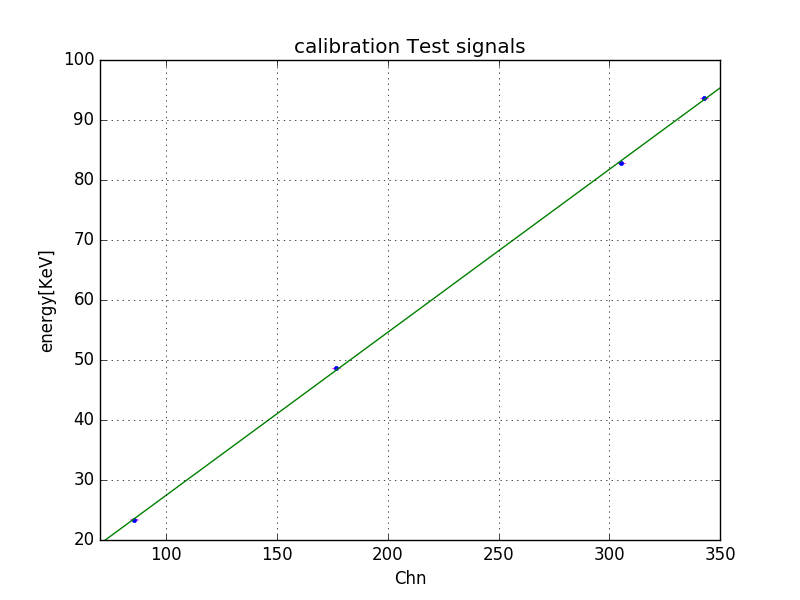

Generate this figure with Python:

import numpy as np
import scipy
import matplotlib.pyplot as plt
import pylab
from scipy.optimize import curve_fit
from scipy import stats


##CALIBRAZIONE SEGNALI TEST

tension=np.array([1.04,2.16,3.68,4.16]) #in mv
print('le tensioni sono')
print(tension)
gain=np.array([43,38,33.5,32.5]) #in db
chn=[]
sigma=[]
photopeaks=[]


import glob
import numpy as np
import scipy
import matplotlib.pyplot as plt
import pylab
from scipy.optimize import curve_fit
from scipy import stats

xmedio=[]
sigma=[]
photopeaks=[]

filenames = glob.glob('Calibratione*.txt')

for f in filenames:
    print(f)

    y = np.loadtxt(fname=f, delimiter=',',unpack=True)
    x=np.linspace(0,2048,2048) #crea il vettore del numero dei canali

    plt.figure('Visuale a %s'%f.replace('.txt','')) #plot per vedere i dati
    plt.plot(x, y, color='blue',marker = 'o')
    plt.xlabel('chn')
    plt.title('Segnale test con %s'%f.replace('.txt',''))
    plt.ylabel('count')
    #plt.xlim(0,250)
    plt.grid(True)
    plt.show()
    data=y
    a=74
    b=360
    mean=200
    data[0:a]=-1
    data[b:2048]=-1
    x[0:a]=-1
    x[b:2048]=-1
    x=x[x>=0]
    data=data[data>=0]
    for i in range(len(data)):
        if data[i] == 0:

            x[i]=0

    data=data[data>0]
    x=x[x>0]

    photopeakcount=np.sum(data[data>=0])


    x1=np.linspace(0,2048,2048)
    ds=np.sqrt(data)



    n = len(x)  #serve per i gradi di libertà


    def gaus(x,a,x0,sig):#funzione gaussiana per il fit
        return a*np.exp(-(x-x0)**2/(2*sig**2))

    popt,pcov = curve_fit(gaus,x,data,p0=[100,mean,30]) #trova i parametri ottimali (popt) e la matrice di covarianza(pcov).I parametri iniziali li ho stimati ad occhio

    DOF=n-4 #gradi di libertà
    chi2_1 = sum(((gaus(x,*popt)-data)/ds)**2) #calcolo chi quadro
    da,dx0,dsig= np.sqrt(pcov.diagonal()) #dalla diagonale della matrice di covarianza trovo le     incertezze al quadrato dei parametri ottimali
    chi2_1redux=chi2_1/DOF #chi quadro normalizzato con i gradi di libertà. deve essere più piccolo di 1 ma non eccessivamente!

    a=popt[0]#popt è un vettore con i parametri ottimali
    x0=popt[1]
    sig=popt[2]

    pvalue=1 - stats.chi2.cdf(chi2_1, DOF)#pvalue, deve essere maggiore di 0.005
    #print('il fattore moltiplicativo per %s è %.3f, la media è %.2f, la sigma è %.2f' % (f.replace('.txt',''),a,x0,sig))
    #print('il chi2 per %s è=%.3f, i DOF sono=%.3f' % (f.replace('.txt',''),chi2_1, DOF))
   # print('il chi2 ridotto per %s è=%.3f '% (f.replace('.txt',''),chi2_1redux))
   # print('il pvalue per %s è=%.3f'% (f.replace('.txt',''),pvalue))
   # print('Area sotto il fotopicco per %s è : %.3f'%(f.replace('.txt',''),photopeakcount))

##plot
    pylab.figure('fit gaussiano con %s'%f.replace('.txt',''))


    pylab.errorbar( x, data, ds , fmt= '.', ecolor= 'magenta')

    pylab.xlabel('channel')
    pylab.ylabel('counts')
    #pylab.xlim(150,250)

    pylab.title('gauss fit con %s'%f.replace('.txt',''))
    pylab.plot(x1,gaus(x1,*popt), color='green', label="fit")
    pylab.grid()


    pylab.show()
    plt.savefig('Fit_Gaussiano_con_%s.png'%f.replace('.txt',''))
    #plt.close()
    chn.append(x0)
    sigma.append(sig)
    photopeaks.append(photopeakcount)



f= 'ECalibrationes416mv120v2.txt'
y=np.loadtxt(fname=f, delimiter=',',unpack=True)
x=np.linspace(0,2048,2048) #crea il vettore del numero dei canali

plt.figure('Visuale a %s'%f.replace('.txt','')) #plot per vedere i dati
plt.plot(x, y, color='blue',marker = 'o')
plt.xlabel('chn')
plt.title('Segnale test con %s'%f.replace('.txt',''))
plt.ylabel('count')
#plt.xlim(0,250)
plt.grid(True)
plt.show()
data=y
a=74
b=360
mean=350
data[0:a]=-1
data[b:2048]=-1
x[0:a]=-1
x[b:2048]=-1
x=x[x>=0]
data=data[data>=0]
for i in range(len(data)):
    if data[i] == 0:

        x[i]=0

data=data[data>0]
x=x[x>0]

photopeakcount=np.sum(data[data>=0])


x1=np.linspace(0,2048,2048)
ds=np.sqrt(data)



n = len(x)  #serve per i gradi di libertà


def gaus(x,a,x0,sig):#funzione gaussiana per il fit
    return a*np.exp(-(x-x0)**2/(2*sig**2))

popt,pcov = curve_fit(gaus,x,data,p0=[100,mean,30]) #trova i parametri ottimali (popt) e la matrice di covarianza(pcov).I parametri iniziali li ho stimati ad occhio

DOF=n-4 #gradi di libertà
chi2_1 = sum(((gaus(x,*popt)-data)/ds)**2) #calcolo chi quadro
da,dx0,dsig= np.sqrt(pcov.diagonal()) #dalla diagonale della matrice di covarianza trovo le     incertezze al quadrato dei parametri ottimali
chi2_1redux=chi2_1/DOF #chi quadro normalizzato con i gradi di libertà. deve essere più piccolo di 1 ma non eccessivamente!

a=popt[0]#popt è un vettore con i parametri ottimali
x0=popt[1]
sig=popt[2]

pvalue=1 - stats.chi2.cdf(chi2_1, DOF)#pvalue, deve essere maggiore di 0.005
#print('il fattore moltiplicativo per %s è %.3f, la media è %.2f, la sigma è %.2f' % (f.replace('.txt',''),a,x0,sig))
#print('il chi2 per %s è=%.3f, i DOF sono=%.3f' % (f.replace('.txt',''),chi2_1, DOF))
#print('il chi2 ridotto per %s è=%.3f '% (f.replace('.txt',''),chi2_1redux))
#print('il pvalue per %s è=%.3f'% (f.replace('.txt',''),pvalue))
#print('Area sotto il fotopicco per %s è : %.3f'%(f.replace('.txt',''),photopeakcount))

##plot
pylab.figure('fit gaussiano con %s'%f.replace('.txt',''))


pylab.errorbar( x, data, ds , fmt= '.', ecolor= 'magenta')

pylab.xlabel('channel')
pylab.ylabel('counts')
    #pylab.xlim(150,250)

pylab.title('gauss fit con %s'%f.replace('.txt',''))
pylab.plot(x1,gaus(x1,*popt), color='green', label="fit")
pylab.grid()


pylab.show()
plt.savefig('Fit_Gaussiano_con_%s.png'%f.replace('.txt',''))
    #plt.close()
chn.append(x0)
sigma.append(sig)
photopeaks.append(photopeakcount)

fwhm=2.35*np.abs(sigma)
resolution=np.abs(fwhm)/np.abs(chn)
print('i canali medi sono:')
print(chn)
print('le fwhm sono:')
print(fwhm)
print('le risoluzioni energetiche  sono:')
print(resolution)

##
#chn=np.array([85.58,176.57,305.20,342.69])
#fwhm=np.array([1.69,1.69,1.66,1.73])

capacity=1e-12 #in farad
Ee=3.6*1e-3 #in kev
e=1.6*1e-19 #in coulomb
print('le tensioni sono')
print(tension)
def energymvmvfrommv(x):
    return capacity*x*0.001*Ee/e
print('le energie predette sono:')

energymvmv=energymvmvfrommv(tension)

print(energymvmv)
print('le attenuazioni sono:')
print(gain)

y1=np.linspace(0,3000,1000)

def f1(x,m,q):

    y=m*np.abs(x)+q

    return y



popt, pcov= curve_fit(f1, np.abs(chn), tension, (0.,0.),fwhm,absolute_sigma=False)
DOF=len(chn)-3
chi2_1 = sum(((f1(np.abs(chn),*popt)-np.abs(tension))/np.abs(fwhm))**2)
dm,dq= np.sqrt(pcov.diagonal())
chi2_1redux=chi2_1/DOF

m=popt[0]
q=popt[1]
print(*popt)

print(pcov)

pvalue=1 - stats.chi2.cdf(chi2_1, DOF)
print('il coefficiente angolare per la calibrazione del segnale test MILLIVOLT VS CHANNEL è %.3f pm %.3f, la intercetta è %.3f pm %.3f' % (m,dm,q,dq))
print('il chi2 per la calibrazione  MILLIVOLT VS CHANNEL del segnale test è=%.3f, i DOF sono=%.3f' % (chi2_1, DOF))
print('il chi2 ridotto per la calibrazione  MILLIVOLT VS CHANNEL del segnale test è=%.3f '% (chi2_1redux))
print('il pvalue per la calibrazione  MILLIVOLT VS CHANNEL del segnale test è=%.3f'% (pvalue))
print('la funzione per la calibrazione  MILLIVOLT VS CHANNEL dei segnali test è ENERGY = %.2f * CHANNEL + %.2f -11'%(m,q))
##plot
pylab.figure('calibrazioneMVvsCHN')


pylab.errorbar( chn, tension, 0 , fmt= '.', ecolor= 'magenta')

pylab.xlabel('Chn')
pylab.ylabel('Tension[mv]')


pylab.title('calibration Test signals')
pylab.plot(y1,f1(y1,*popt), color='green', label="fit")
pylab.grid()
pylab.xlim(0,420)
pylab.ylim(0,6)
pylab.savefig('calibration_test_signals.png')
pylab.show()
#pylab.close()
##calibration for the corresponding energy of test signal
popt, pcov= curve_fit(f1, chn, energymvmv, (0.,0.),fwhm,absolute_sigma=False)
DOF=len(chn)-3
chi2_1 = sum(((f1(chn,*popt)-energymvmv)/fwhm)**2)
dm,dq= np.sqrt(pcov.diagonal())
chi2_1redux=chi2_1/DOF

m=popt[0]
q=popt[1]
print(*popt)

print(pcov)

pvalue=1 - stats.chi2.cdf(chi2_1, DOF)
print('il coefficiente angolare per la calibrazione del segnale ENERGY VS CHANNEL test è %.3f pm %.3f, la intercetta è %.3f pm %.3f' % (m,dm,q,dq))
print('il chi2 per la calibrazione del segnale test è=%.3f, i DOF sono=%.3f' % (chi2_1, DOF))
print('il chi2 ridotto per la calibrazione ENERGY VS CHANNEL del segnale test è=%.3f '% (chi2_1redux))
print('il pvalue per la calibrazione ENERGY VS CHANNEL del segnale test è=%.3f'% (pvalue))
print('la funzione per la calibrazione ENERGY VS CHANNEL dei segnali test è ENERGY = %.2f * CHANNEL + %.2f -11'%(m,q))

pylab.figure('calibrazione EvsCHN')


pylab.errorbar( chn, energymvmv, fwhm , fmt= '.', ecolor= 'magenta')

pylab.xlabel('Chn')
pylab.ylabel('Energy [KeV]')


pylab.title('calibration Test signals Energy')
pylab.plot(y1,f1(y1,*popt), color='red', label="fit")
pylab.grid()
pylab.xlim(0,400)
pylab.ylim(0,102)
pylab.savefig('calibration_test_signals_energy.png')
pylab.show()
#pylab.close()
###Questa parte riguarda la risoluzine vs attenuazione

##RISOLUZIONE ENERGETICA VS GAIN
tension=np.array([1.04,2.16,3.68,4.16]) #in mv
gain=np.array([43,38,33.5,32.5]) #in db

energymvmv=energymvmvfrommv(tension)
energres=resolution
y1=np.linspace(0,50,1000)
p1=np.polyfit(gain,energres,1)
yfit1=p1[0]*gain+p1[1]
yres1=energres-yfit1
SSresid1=sum(pow(yres1,2))
SStotal1=len(energres)*np.var(energres)
rsq1=1-SSresid1/SStotal1
print('Per il fit lineare per la risoluzione vs gain il coefficiente del primo grado è %.3f, del termine costante è %.3f, R value è %.3f' % (p1[0],p1[1],rsq1))

p2=np.polyfit(gain,energres,2)
yfit2=p2[0]*gain**2+p2[1]*gain +p2[2]
yres2=energres-yfit2
SSresid2=sum(pow(yres2,2))
SStotal2=len(energres)*np.var(energres)
rsq2=1-SSresid2/SStotal2
print('Per il fit quadratico per la risoluzione vs gain il coefficiente del secondo grado è %.3f,del primo è %.3f, del termine costante è %.3f, R value è %.3f' % (p2[0],p2[1],p2[2],rsq2))

p3=np.polyfit(gain,energres,3)
yfit3=p3[0]*gain**3+p3[1]*gain**2 + p3[2]*gain +p3[3]
yres3=energres-yfit3
SSresid3=sum(pow(yres3,2))
SStotal3=len(energres)*np.var(energres)
rsq3=1-SSresid3/SStotal3
print('Per il fit cubico per la risoluzione vs gain il coefficiente del terzo grado è %.3f, del second è %.3f,del primo è %.3f, del termine costante è %.3f, R value è %.3f' % (p3[0],p3[1],p3[2],p3[3],rsq3))

p4=np.polyfit(gain,energres,4)
yfit4=p4[0]*gain**4+p4[1]*gain**3 + p4[2]*gain**2 +p4[3]*gain+p4[4]
yres4=energres-yfit4
SSresid4=sum(pow(yres4,2))
SStotal4=len(energres)*np.var(energres)
rsq4=1-SSresid4/SStotal4
print('Per il fit quartico per la risoluzione vs gain il coefficiente del quarto grado è %.6f, del terzo è %.3f,del secondo è %.3f, del primo è %.3f, del termine costante è %.3f, R value è %.3f' % (p4[0],p4[1],p4[2],p4[3],p4[4],rsq4))



pylab.figure('resvsgain')


pylab.errorbar( gain, energres, 0 , fmt= '.', ecolor= 'magenta',markersize=10)

pylab.xlabel('gain [db]')
pylab.ylabel('energy resolution ')


pylab.title('Energy Resolution vs Attenuation')

pylab.plot(y1, np.polyval(p1,y1),'g--',label="linear fit")
pylab.plot(y1, np.polyval(p2,y1),'b--',label="square fit")
pylab.plot(y1, np.polyval(p3,y1),'r-',label="cubic fit")

pylab.legend()
pylab.grid()
pylab.xlim(32,44)
pylab.ylim(-0.1,0.3)
pylab.savefig('resvsgain.png')

pylab.show()
#pylab.close()
print('le risoluzioni energetiche dei segnali test sono:')
print(energres)
